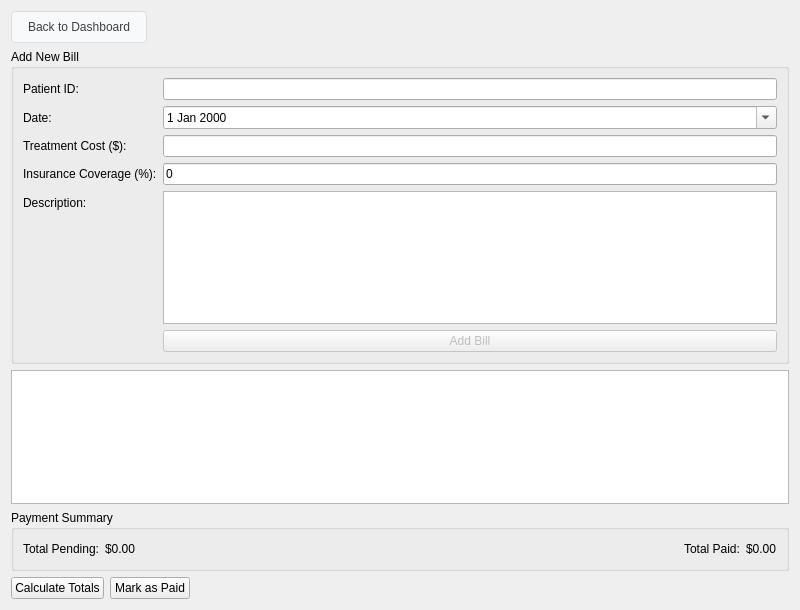
<?xml version="1.0" encoding="UTF-8"?>
<ui version="4.0">
 <class>BillingPage</class>
 <widget class="QWidget" name="BillingPage">
  <property name="geometry">
   <rect>
    <x>0</x>
    <y>0</y>
    <width>800</width>
    <height>610</height>
   </rect>
  </property>
  <property name="windowTitle">
   <string>Billing Management</string>
  </property>
  <layout class="QVBoxLayout" name="verticalLayout">
   <item alignment="Qt::AlignmentFlag::AlignLeft">
    <widget class="QPushButton" name="backButton">
     <property name="styleSheet">
      <string notr="true">
          QPushButton {
            background-color: #f8f9fa;
            border: 1px solid #dadce0;
            color: #3c4043;
            padding: 8px 16px;
            border-radius: 4px;
          }
          QPushButton:hover {
            background-color: #e8eaed;
            border: 1px solid #d2e3fc;
          }
          QPushButton:pressed {
            background-color: #d2e3fc;
          }
        </string>
     </property>
     <property name="text">
      <string>Back to Dashboard</string>
     </property>
    </widget>
   </item>
   <item>
    <widget class="QGroupBox" name="groupBox">
     <property name="title">
      <string>Add New Bill</string>
     </property>
     <layout class="QFormLayout" name="formLayout">
      <item row="0" column="0">
       <widget class="QLabel" name="label">
        <property name="text">
         <string>Patient ID:</string>
        </property>
       </widget>
      </item>
      <item row="0" column="1">
       <widget class="QLineEdit" name="patientIdInput"/>
      </item>
      <item row="1" column="0">
       <widget class="QLabel" name="label_2">
        <property name="text">
         <string>Date:</string>
        </property>
       </widget>
      </item>
      <item row="1" column="1">
       <widget class="QDateEdit" name="dateInput">
        <property name="calendarPopup">
         <bool>true</bool>
        </property>
       </widget>
      </item>
      <item row="2" column="0">
       <widget class="QLabel" name="label_3">
        <property name="text">
         <string>Treatment Cost ($):</string>
        </property>
       </widget>
      </item>
      <item row="2" column="1">
       <widget class="QLineEdit" name="treatmentCostInput"/>
      </item>
      <item row="3" column="0">
       <widget class="QLabel" name="label_4">
        <property name="text">
         <string>Insurance Coverage (%):</string>
        </property>
       </widget>
      </item>
      <item row="3" column="1">
       <widget class="QLineEdit" name="insuranceCoverageInput">
        <property name="text">
         <string>0</string>
        </property>
       </widget>
      </item>
      <item row="4" column="0">
       <widget class="QLabel" name="label_5">
        <property name="text">
         <string>Description:</string>
        </property>
       </widget>
      </item>
      <item row="4" column="1">
       <widget class="QTextEdit" name="descriptionInput"/>
      </item>
      <item row="5" column="1">
       <widget class="QPushButton" name="addBillButton">
        <property name="enabled">
         <bool>false</bool>
        </property>
        <property name="text">
         <string>Add Bill</string>
        </property>
       </widget>
      </item>
     </layout>
    </widget>
   </item>
   <item>
    <widget class="QTableWidget" name="billsTable"/>
   </item>
   <item>
    <widget class="QGroupBox" name="groupBox_2">
     <property name="title">
      <string>Payment Summary</string>
     </property>
     <layout class="QHBoxLayout" name="horizontalLayout">
      <item>
       <widget class="QLabel" name="label_6">
        <property name="text">
         <string>Total Pending:</string>
        </property>
       </widget>
      </item>
      <item>
       <widget class="QLabel" name="totalPendingLabel">
        <property name="text">
         <string>$0.00</string>
        </property>
       </widget>
      </item>
      <item>
       <spacer name="horizontalSpacer">
        <property name="orientation">
         <enum>Qt::Orientation::Horizontal</enum>
        </property>
        <property name="sizeHint" stdset="0">
         <size>
          <width>40</width>
          <height>20</height>
         </size>
        </property>
       </spacer>
      </item>
      <item>
       <widget class="QLabel" name="label_7">
        <property name="text">
         <string>Total Paid:</string>
        </property>
       </widget>
      </item>
      <item>
       <widget class="QLabel" name="totalPaidLabel">
        <property name="text">
         <string>$0.00</string>
        </property>
       </widget>
      </item>
     </layout>
    </widget>
   </item>
   <item>
    <layout class="QHBoxLayout" name="buttonLayout">
     <item>
      <widget class="QPushButton" name="calculateButton">
       <property name="text">
        <string>Calculate Totals</string>
       </property>
      </widget>
     </item>
     <item>
      <widget class="QPushButton" name="markPaidButton">
       <property name="text">
        <string>Mark as Paid</string>
       </property>
      </widget>
     </item>
     <item>
      <spacer name="horizontalSpacer_2">
       <property name="orientation">
        <enum>Qt::Orientation::Horizontal</enum>
       </property>
       <property name="sizeHint" stdset="0">
        <size>
         <width>40</width>
         <height>20</height>
        </size>
       </property>
      </spacer>
     </item>
    </layout>
   </item>
  </layout>
 </widget>
 <resources/>
 <connections/>
</ui>
